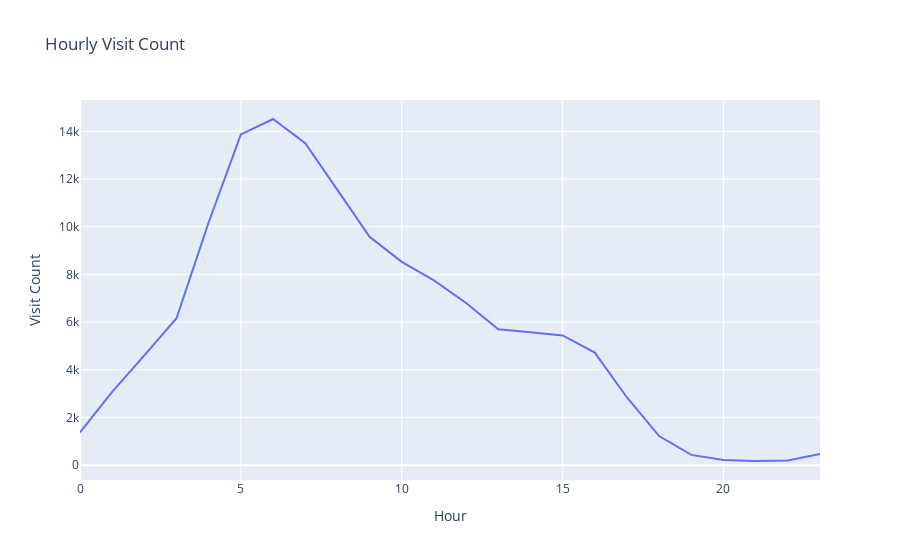

Notebook source saved alongside this figure:
### Code cell
import plotly.express as px
peak_hour = px.line(result_df, x='Hour', y='Visit_Count', labels={'Visit_Count': 'Visit Count'}, title='Hourly Visit Count')

peak_hour

### Figure 1 — Plotly figure (JSON) as saved in the notebook; plotly's stock layout.template omitted (floating-point values rounded to 4 significant figures)
{"data": [{"hovertemplate": "Hour=%{x}<br>Visit Count=%{y}<extra></extra>", "legendgroup": "", "line": {"color": "#636efa", "dash": "solid"}, "marker": {"symbol": "circle"}, "mode": "lines", "name": "", "orientation": "v", "showlegend": false, "type": "scatter", "x": [0, 1, 2, 3, 4, 5, 6, 7, 8, 9, 10, 11, 12, 13, 14, 15, 16, 17, 18, 19, 20, 21, 22, 23], "xaxis": "x", "y": [1372, 3070, 4601, 6161, 10188, 13873, 14517, 13507, 11544, 9577, 8528, 7746, 6803, 5700, 5572, 5439, 4721, 2838, 1220, 430, 221, 174, 197, 472], "yaxis": "y"}], "layout": {"legend": {"tracegroupgap": 0}, "title": {"text": "Hourly Visit Count"}, "xaxis": {"anchor": "y", "domain": [0, 1], "title": {"text": "Hour"}}, "yaxis": {"anchor": "x", "domain": [0, 1], "title": {"text": "Visit Count"}}}}
